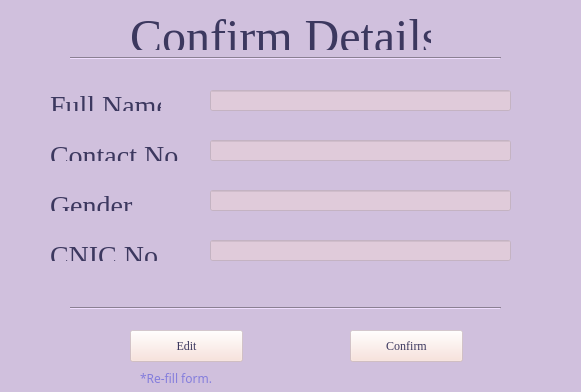
<?xml version="1.0" encoding="UTF-8"?>
<ui version="4.0">
 <class>JudgeDisplayInfo</class>
 <widget class="QWidget" name="JudgeDisplayInfo">
  <property name="geometry">
   <rect>
    <x>0</x>
    <y>0</y>
    <width>581</width>
    <height>392</height>
   </rect>
  </property>
  <property name="minimumSize">
   <size>
    <width>581</width>
    <height>392</height>
   </size>
  </property>
  <property name="maximumSize">
   <size>
    <width>581</width>
    <height>392</height>
   </size>
  </property>
  <property name="windowTitle">
   <string>Confirm Details</string>
  </property>
  <property name="styleSheet">
   <string notr="true">background-color: rgb(208, 192, 221);</string>
  </property>
  <widget class="Line" name="line">
   <property name="geometry">
    <rect>
     <x>70</x>
     <y>300</y>
     <width>431</width>
     <height>16</height>
    </rect>
   </property>
   <property name="orientation">
    <enum>Qt::Horizontal</enum>
   </property>
  </widget>
  <widget class="QPushButton" name="ConfirmDetails">
   <property name="geometry">
    <rect>
     <x>350</x>
     <y>330</y>
     <width>113</width>
     <height>32</height>
    </rect>
   </property>
   <property name="palette">
    <palette>
     <active>
      <colorrole role="WindowText">
       <brush brushstyle="SolidPattern">
        <color alpha="255">
         <red>249</red>
         <green>222</green>
         <blue>214</blue>
        </color>
       </brush>
      </colorrole>
      <colorrole role="Button">
       <brush brushstyle="SolidPattern">
        <color alpha="99">
         <red>249</red>
         <green>222</green>
         <blue>214</blue>
        </color>
       </brush>
      </colorrole>
      <colorrole role="Text">
       <brush brushstyle="SolidPattern">
        <color alpha="255">
         <red>249</red>
         <green>222</green>
         <blue>214</blue>
        </color>
       </brush>
      </colorrole>
      <colorrole role="ButtonText">
       <brush brushstyle="SolidPattern">
        <color alpha="255">
         <red>60</red>
         <green>56</green>
         <blue>95</blue>
        </color>
       </brush>
      </colorrole>
      <colorrole role="Base">
       <brush brushstyle="SolidPattern">
        <color alpha="99">
         <red>249</red>
         <green>222</green>
         <blue>214</blue>
        </color>
       </brush>
      </colorrole>
      <colorrole role="Window">
       <brush brushstyle="SolidPattern">
        <color alpha="99">
         <red>249</red>
         <green>222</green>
         <blue>214</blue>
        </color>
       </brush>
      </colorrole>
     </active>
     <inactive>
      <colorrole role="WindowText">
       <brush brushstyle="SolidPattern">
        <color alpha="255">
         <red>249</red>
         <green>222</green>
         <blue>214</blue>
        </color>
       </brush>
      </colorrole>
      <colorrole role="Button">
       <brush brushstyle="SolidPattern">
        <color alpha="99">
         <red>249</red>
         <green>222</green>
         <blue>214</blue>
        </color>
       </brush>
      </colorrole>
      <colorrole role="Text">
       <brush brushstyle="SolidPattern">
        <color alpha="255">
         <red>249</red>
         <green>222</green>
         <blue>214</blue>
        </color>
       </brush>
      </colorrole>
      <colorrole role="ButtonText">
       <brush brushstyle="SolidPattern">
        <color alpha="255">
         <red>60</red>
         <green>56</green>
         <blue>95</blue>
        </color>
       </brush>
      </colorrole>
      <colorrole role="Base">
       <brush brushstyle="SolidPattern">
        <color alpha="99">
         <red>249</red>
         <green>222</green>
         <blue>214</blue>
        </color>
       </brush>
      </colorrole>
      <colorrole role="Window">
       <brush brushstyle="SolidPattern">
        <color alpha="99">
         <red>249</red>
         <green>222</green>
         <blue>214</blue>
        </color>
       </brush>
      </colorrole>
     </inactive>
     <disabled>
      <colorrole role="WindowText">
       <brush brushstyle="SolidPattern">
        <color alpha="255">
         <red>127</red>
         <green>127</green>
         <blue>127</blue>
        </color>
       </brush>
      </colorrole>
      <colorrole role="Button">
       <brush brushstyle="SolidPattern">
        <color alpha="99">
         <red>249</red>
         <green>222</green>
         <blue>214</blue>
        </color>
       </brush>
      </colorrole>
      <colorrole role="Text">
       <brush brushstyle="SolidPattern">
        <color alpha="255">
         <red>127</red>
         <green>127</green>
         <blue>127</blue>
        </color>
       </brush>
      </colorrole>
      <colorrole role="ButtonText">
       <brush brushstyle="SolidPattern">
        <color alpha="255">
         <red>148</red>
         <green>148</green>
         <blue>148</blue>
        </color>
       </brush>
      </colorrole>
      <colorrole role="Base">
       <brush brushstyle="SolidPattern">
        <color alpha="99">
         <red>249</red>
         <green>222</green>
         <blue>214</blue>
        </color>
       </brush>
      </colorrole>
      <colorrole role="Window">
       <brush brushstyle="SolidPattern">
        <color alpha="99">
         <red>249</red>
         <green>222</green>
         <blue>214</blue>
        </color>
       </brush>
      </colorrole>
     </disabled>
    </palette>
   </property>
   <property name="font">
    <font>
     <family>Georgia</family>
    </font>
   </property>
   <property name="styleSheet">
    <string notr="true">background-color: rgb(249, 222, 214,99);</string>
   </property>
   <property name="text">
    <string>Confirm</string>
   </property>
  </widget>
  <widget class="QLabel" name="label">
   <property name="geometry">
    <rect>
     <x>130</x>
     <y>10</y>
     <width>301</width>
     <height>41</height>
    </rect>
   </property>
   <property name="font">
    <font>
     <family>Georgia</family>
    </font>
   </property>
   <property name="text">
    <string>&lt;html&gt;&lt;head/&gt;&lt;body&gt;&lt;p align=&quot;center&quot;&gt;&lt;span style=&quot; font-size:36pt; color:#3c385f;&quot;&gt;Confirm Details&lt;/span&gt;&lt;/p&gt;&lt;/body&gt;&lt;/html&gt;</string>
   </property>
  </widget>
  <widget class="QLineEdit" name="contactDisplay">
   <property name="geometry">
    <rect>
     <x>210</x>
     <y>140</y>
     <width>301</width>
     <height>21</height>
    </rect>
   </property>
   <property name="palette">
    <palette>
     <active>
      <colorrole role="WindowText">
       <brush brushstyle="SolidPattern">
        <color alpha="255">
         <red>249</red>
         <green>222</green>
         <blue>214</blue>
        </color>
       </brush>
      </colorrole>
      <colorrole role="Button">
       <brush brushstyle="SolidPattern">
        <color alpha="99">
         <red>249</red>
         <green>222</green>
         <blue>214</blue>
        </color>
       </brush>
      </colorrole>
      <colorrole role="Text">
       <brush brushstyle="SolidPattern">
        <color alpha="255">
         <red>60</red>
         <green>56</green>
         <blue>95</blue>
        </color>
       </brush>
      </colorrole>
      <colorrole role="Base">
       <brush brushstyle="SolidPattern">
        <color alpha="99">
         <red>249</red>
         <green>222</green>
         <blue>214</blue>
        </color>
       </brush>
      </colorrole>
      <colorrole role="Window">
       <brush brushstyle="SolidPattern">
        <color alpha="99">
         <red>249</red>
         <green>222</green>
         <blue>214</blue>
        </color>
       </brush>
      </colorrole>
     </active>
     <inactive>
      <colorrole role="WindowText">
       <brush brushstyle="SolidPattern">
        <color alpha="255">
         <red>249</red>
         <green>222</green>
         <blue>214</blue>
        </color>
       </brush>
      </colorrole>
      <colorrole role="Button">
       <brush brushstyle="SolidPattern">
        <color alpha="99">
         <red>249</red>
         <green>222</green>
         <blue>214</blue>
        </color>
       </brush>
      </colorrole>
      <colorrole role="Text">
       <brush brushstyle="SolidPattern">
        <color alpha="255">
         <red>60</red>
         <green>56</green>
         <blue>95</blue>
        </color>
       </brush>
      </colorrole>
      <colorrole role="Base">
       <brush brushstyle="SolidPattern">
        <color alpha="99">
         <red>249</red>
         <green>222</green>
         <blue>214</blue>
        </color>
       </brush>
      </colorrole>
      <colorrole role="Window">
       <brush brushstyle="SolidPattern">
        <color alpha="99">
         <red>249</red>
         <green>222</green>
         <blue>214</blue>
        </color>
       </brush>
      </colorrole>
     </inactive>
     <disabled>
      <colorrole role="WindowText">
       <brush brushstyle="SolidPattern">
        <color alpha="255">
         <red>127</red>
         <green>127</green>
         <blue>127</blue>
        </color>
       </brush>
      </colorrole>
      <colorrole role="Button">
       <brush brushstyle="SolidPattern">
        <color alpha="99">
         <red>249</red>
         <green>222</green>
         <blue>214</blue>
        </color>
       </brush>
      </colorrole>
      <colorrole role="Text">
       <brush brushstyle="SolidPattern">
        <color alpha="255">
         <red>127</red>
         <green>127</green>
         <blue>127</blue>
        </color>
       </brush>
      </colorrole>
      <colorrole role="Base">
       <brush brushstyle="SolidPattern">
        <color alpha="99">
         <red>249</red>
         <green>222</green>
         <blue>214</blue>
        </color>
       </brush>
      </colorrole>
      <colorrole role="Window">
       <brush brushstyle="SolidPattern">
        <color alpha="99">
         <red>249</red>
         <green>222</green>
         <blue>214</blue>
        </color>
       </brush>
      </colorrole>
     </disabled>
    </palette>
   </property>
   <property name="font">
    <font>
     <family>Georgia</family>
    </font>
   </property>
   <property name="styleSheet">
    <string notr="true">background-color: rgb(249, 222, 214,99);</string>
   </property>
   <property name="readOnly">
    <bool>true</bool>
   </property>
  </widget>
  <widget class="QLineEdit" name="cnicDisplay">
   <property name="geometry">
    <rect>
     <x>210</x>
     <y>240</y>
     <width>301</width>
     <height>21</height>
    </rect>
   </property>
   <property name="palette">
    <palette>
     <active>
      <colorrole role="Button">
       <brush brushstyle="SolidPattern">
        <color alpha="99">
         <red>249</red>
         <green>222</green>
         <blue>214</blue>
        </color>
       </brush>
      </colorrole>
      <colorrole role="Text">
       <brush brushstyle="SolidPattern">
        <color alpha="255">
         <red>60</red>
         <green>56</green>
         <blue>95</blue>
        </color>
       </brush>
      </colorrole>
      <colorrole role="Base">
       <brush brushstyle="SolidPattern">
        <color alpha="99">
         <red>249</red>
         <green>222</green>
         <blue>214</blue>
        </color>
       </brush>
      </colorrole>
      <colorrole role="Window">
       <brush brushstyle="SolidPattern">
        <color alpha="99">
         <red>249</red>
         <green>222</green>
         <blue>214</blue>
        </color>
       </brush>
      </colorrole>
     </active>
     <inactive>
      <colorrole role="Button">
       <brush brushstyle="SolidPattern">
        <color alpha="99">
         <red>249</red>
         <green>222</green>
         <blue>214</blue>
        </color>
       </brush>
      </colorrole>
      <colorrole role="Text">
       <brush brushstyle="SolidPattern">
        <color alpha="255">
         <red>60</red>
         <green>56</green>
         <blue>95</blue>
        </color>
       </brush>
      </colorrole>
      <colorrole role="Base">
       <brush brushstyle="SolidPattern">
        <color alpha="99">
         <red>249</red>
         <green>222</green>
         <blue>214</blue>
        </color>
       </brush>
      </colorrole>
      <colorrole role="Window">
       <brush brushstyle="SolidPattern">
        <color alpha="99">
         <red>249</red>
         <green>222</green>
         <blue>214</blue>
        </color>
       </brush>
      </colorrole>
     </inactive>
     <disabled>
      <colorrole role="Button">
       <brush brushstyle="SolidPattern">
        <color alpha="99">
         <red>249</red>
         <green>222</green>
         <blue>214</blue>
        </color>
       </brush>
      </colorrole>
      <colorrole role="Text">
       <brush brushstyle="SolidPattern">
        <color alpha="255">
         <red>127</red>
         <green>127</green>
         <blue>127</blue>
        </color>
       </brush>
      </colorrole>
      <colorrole role="Base">
       <brush brushstyle="SolidPattern">
        <color alpha="99">
         <red>249</red>
         <green>222</green>
         <blue>214</blue>
        </color>
       </brush>
      </colorrole>
      <colorrole role="Window">
       <brush brushstyle="SolidPattern">
        <color alpha="99">
         <red>249</red>
         <green>222</green>
         <blue>214</blue>
        </color>
       </brush>
      </colorrole>
     </disabled>
    </palette>
   </property>
   <property name="font">
    <font>
     <family>Georgia</family>
    </font>
   </property>
   <property name="styleSheet">
    <string notr="true">background-color: rgb(249, 222, 214,99);</string>
   </property>
   <property name="readOnly">
    <bool>true</bool>
   </property>
  </widget>
  <widget class="QLabel" name="label_3">
   <property name="geometry">
    <rect>
     <x>140</x>
     <y>370</y>
     <width>91</width>
     <height>16</height>
    </rect>
   </property>
   <property name="font">
    <font>
     <family>Copperplate</family>
    </font>
   </property>
   <property name="text">
    <string>&lt;html&gt;&lt;head/&gt;&lt;body&gt;&lt;p&gt;&lt;span style=&quot; color:#847ddc;&quot;&gt;*Re-fill form.&lt;/span&gt;&lt;/p&gt;&lt;/body&gt;&lt;/html&gt;</string>
   </property>
  </widget>
  <widget class="QLabel" name="label_2">
   <property name="geometry">
    <rect>
     <x>50</x>
     <y>90</y>
     <width>111</width>
     <height>21</height>
    </rect>
   </property>
   <property name="font">
    <font>
     <family>Georgia</family>
     <pointsize>21</pointsize>
    </font>
   </property>
   <property name="text">
    <string>&lt;html&gt;&lt;head/&gt;&lt;body&gt;&lt;p&gt;&lt;span style=&quot; color:#3c385f;&quot;&gt;Full Name&lt;/span&gt;&lt;/p&gt;&lt;/body&gt;&lt;/html&gt;</string>
   </property>
  </widget>
  <widget class="QLineEdit" name="genderDisplay">
   <property name="geometry">
    <rect>
     <x>210</x>
     <y>190</y>
     <width>301</width>
     <height>21</height>
    </rect>
   </property>
   <property name="palette">
    <palette>
     <active>
      <colorrole role="WindowText">
       <brush brushstyle="SolidPattern">
        <color alpha="255">
         <red>249</red>
         <green>222</green>
         <blue>214</blue>
        </color>
       </brush>
      </colorrole>
      <colorrole role="Button">
       <brush brushstyle="SolidPattern">
        <color alpha="99">
         <red>249</red>
         <green>222</green>
         <blue>214</blue>
        </color>
       </brush>
      </colorrole>
      <colorrole role="Text">
       <brush brushstyle="SolidPattern">
        <color alpha="255">
         <red>60</red>
         <green>56</green>
         <blue>95</blue>
        </color>
       </brush>
      </colorrole>
      <colorrole role="Base">
       <brush brushstyle="SolidPattern">
        <color alpha="99">
         <red>249</red>
         <green>222</green>
         <blue>214</blue>
        </color>
       </brush>
      </colorrole>
      <colorrole role="Window">
       <brush brushstyle="SolidPattern">
        <color alpha="99">
         <red>249</red>
         <green>222</green>
         <blue>214</blue>
        </color>
       </brush>
      </colorrole>
     </active>
     <inactive>
      <colorrole role="WindowText">
       <brush brushstyle="SolidPattern">
        <color alpha="255">
         <red>249</red>
         <green>222</green>
         <blue>214</blue>
        </color>
       </brush>
      </colorrole>
      <colorrole role="Button">
       <brush brushstyle="SolidPattern">
        <color alpha="99">
         <red>249</red>
         <green>222</green>
         <blue>214</blue>
        </color>
       </brush>
      </colorrole>
      <colorrole role="Text">
       <brush brushstyle="SolidPattern">
        <color alpha="255">
         <red>60</red>
         <green>56</green>
         <blue>95</blue>
        </color>
       </brush>
      </colorrole>
      <colorrole role="Base">
       <brush brushstyle="SolidPattern">
        <color alpha="99">
         <red>249</red>
         <green>222</green>
         <blue>214</blue>
        </color>
       </brush>
      </colorrole>
      <colorrole role="Window">
       <brush brushstyle="SolidPattern">
        <color alpha="99">
         <red>249</red>
         <green>222</green>
         <blue>214</blue>
        </color>
       </brush>
      </colorrole>
     </inactive>
     <disabled>
      <colorrole role="WindowText">
       <brush brushstyle="SolidPattern">
        <color alpha="255">
         <red>127</red>
         <green>127</green>
         <blue>127</blue>
        </color>
       </brush>
      </colorrole>
      <colorrole role="Button">
       <brush brushstyle="SolidPattern">
        <color alpha="99">
         <red>249</red>
         <green>222</green>
         <blue>214</blue>
        </color>
       </brush>
      </colorrole>
      <colorrole role="Text">
       <brush brushstyle="SolidPattern">
        <color alpha="255">
         <red>127</red>
         <green>127</green>
         <blue>127</blue>
        </color>
       </brush>
      </colorrole>
      <colorrole role="Base">
       <brush brushstyle="SolidPattern">
        <color alpha="99">
         <red>249</red>
         <green>222</green>
         <blue>214</blue>
        </color>
       </brush>
      </colorrole>
      <colorrole role="Window">
       <brush brushstyle="SolidPattern">
        <color alpha="99">
         <red>249</red>
         <green>222</green>
         <blue>214</blue>
        </color>
       </brush>
      </colorrole>
     </disabled>
    </palette>
   </property>
   <property name="font">
    <font>
     <family>Georgia</family>
    </font>
   </property>
   <property name="styleSheet">
    <string notr="true">background-color: rgb(249, 222, 214,99);</string>
   </property>
   <property name="readOnly">
    <bool>true</bool>
   </property>
  </widget>
  <widget class="QPushButton" name="EditDetails">
   <property name="geometry">
    <rect>
     <x>130</x>
     <y>330</y>
     <width>113</width>
     <height>32</height>
    </rect>
   </property>
   <property name="palette">
    <palette>
     <active>
      <colorrole role="WindowText">
       <brush brushstyle="SolidPattern">
        <color alpha="255">
         <red>249</red>
         <green>222</green>
         <blue>214</blue>
        </color>
       </brush>
      </colorrole>
      <colorrole role="Button">
       <brush brushstyle="SolidPattern">
        <color alpha="99">
         <red>249</red>
         <green>222</green>
         <blue>214</blue>
        </color>
       </brush>
      </colorrole>
      <colorrole role="Text">
       <brush brushstyle="SolidPattern">
        <color alpha="255">
         <red>249</red>
         <green>222</green>
         <blue>214</blue>
        </color>
       </brush>
      </colorrole>
      <colorrole role="ButtonText">
       <brush brushstyle="SolidPattern">
        <color alpha="255">
         <red>60</red>
         <green>56</green>
         <blue>95</blue>
        </color>
       </brush>
      </colorrole>
      <colorrole role="Base">
       <brush brushstyle="SolidPattern">
        <color alpha="99">
         <red>249</red>
         <green>222</green>
         <blue>214</blue>
        </color>
       </brush>
      </colorrole>
      <colorrole role="Window">
       <brush brushstyle="SolidPattern">
        <color alpha="99">
         <red>249</red>
         <green>222</green>
         <blue>214</blue>
        </color>
       </brush>
      </colorrole>
     </active>
     <inactive>
      <colorrole role="WindowText">
       <brush brushstyle="SolidPattern">
        <color alpha="255">
         <red>249</red>
         <green>222</green>
         <blue>214</blue>
        </color>
       </brush>
      </colorrole>
      <colorrole role="Button">
       <brush brushstyle="SolidPattern">
        <color alpha="99">
         <red>249</red>
         <green>222</green>
         <blue>214</blue>
        </color>
       </brush>
      </colorrole>
      <colorrole role="Text">
       <brush brushstyle="SolidPattern">
        <color alpha="255">
         <red>249</red>
         <green>222</green>
         <blue>214</blue>
        </color>
       </brush>
      </colorrole>
      <colorrole role="ButtonText">
       <brush brushstyle="SolidPattern">
        <color alpha="255">
         <red>60</red>
         <green>56</green>
         <blue>95</blue>
        </color>
       </brush>
      </colorrole>
      <colorrole role="Base">
       <brush brushstyle="SolidPattern">
        <color alpha="99">
         <red>249</red>
         <green>222</green>
         <blue>214</blue>
        </color>
       </brush>
      </colorrole>
      <colorrole role="Window">
       <brush brushstyle="SolidPattern">
        <color alpha="99">
         <red>249</red>
         <green>222</green>
         <blue>214</blue>
        </color>
       </brush>
      </colorrole>
     </inactive>
     <disabled>
      <colorrole role="WindowText">
       <brush brushstyle="SolidPattern">
        <color alpha="255">
         <red>127</red>
         <green>127</green>
         <blue>127</blue>
        </color>
       </brush>
      </colorrole>
      <colorrole role="Button">
       <brush brushstyle="SolidPattern">
        <color alpha="99">
         <red>249</red>
         <green>222</green>
         <blue>214</blue>
        </color>
       </brush>
      </colorrole>
      <colorrole role="Text">
       <brush brushstyle="SolidPattern">
        <color alpha="255">
         <red>127</red>
         <green>127</green>
         <blue>127</blue>
        </color>
       </brush>
      </colorrole>
      <colorrole role="ButtonText">
       <brush brushstyle="SolidPattern">
        <color alpha="255">
         <red>148</red>
         <green>148</green>
         <blue>148</blue>
        </color>
       </brush>
      </colorrole>
      <colorrole role="Base">
       <brush brushstyle="SolidPattern">
        <color alpha="99">
         <red>249</red>
         <green>222</green>
         <blue>214</blue>
        </color>
       </brush>
      </colorrole>
      <colorrole role="Window">
       <brush brushstyle="SolidPattern">
        <color alpha="99">
         <red>249</red>
         <green>222</green>
         <blue>214</blue>
        </color>
       </brush>
      </colorrole>
     </disabled>
    </palette>
   </property>
   <property name="font">
    <font>
     <family>Georgia</family>
    </font>
   </property>
   <property name="styleSheet">
    <string notr="true">background-color: rgb(249, 222, 214,99);</string>
   </property>
   <property name="text">
    <string>Edit</string>
   </property>
  </widget>
  <widget class="QLabel" name="label_8">
   <property name="geometry">
    <rect>
     <x>50</x>
     <y>140</y>
     <width>131</width>
     <height>21</height>
    </rect>
   </property>
   <property name="font">
    <font>
     <family>Georgia</family>
     <pointsize>21</pointsize>
    </font>
   </property>
   <property name="text">
    <string>&lt;html&gt;&lt;head/&gt;&lt;body&gt;&lt;p&gt;&lt;span style=&quot; color:#3c385f;&quot;&gt;Contact No.&lt;/span&gt;&lt;/p&gt;&lt;/body&gt;&lt;/html&gt;</string>
   </property>
  </widget>
  <widget class="QLabel" name="label_9">
   <property name="geometry">
    <rect>
     <x>50</x>
     <y>240</y>
     <width>111</width>
     <height>21</height>
    </rect>
   </property>
   <property name="font">
    <font>
     <family>Georgia</family>
     <pointsize>21</pointsize>
    </font>
   </property>
   <property name="text">
    <string>&lt;html&gt;&lt;head/&gt;&lt;body&gt;&lt;p&gt;&lt;span style=&quot; color:#3c385f;&quot;&gt;CNIC No.&lt;/span&gt;&lt;/p&gt;&lt;/body&gt;&lt;/html&gt;</string>
   </property>
  </widget>
  <widget class="QLabel" name="label_7">
   <property name="geometry">
    <rect>
     <x>50</x>
     <y>190</y>
     <width>111</width>
     <height>21</height>
    </rect>
   </property>
   <property name="font">
    <font>
     <family>Georgia</family>
     <pointsize>21</pointsize>
    </font>
   </property>
   <property name="text">
    <string>&lt;html&gt;&lt;head/&gt;&lt;body&gt;&lt;p&gt;&lt;span style=&quot; color:#3c385f;&quot;&gt;Gender&lt;/span&gt;&lt;/p&gt;&lt;/body&gt;&lt;/html&gt;</string>
   </property>
  </widget>
  <widget class="QLineEdit" name="nameDisplay">
   <property name="geometry">
    <rect>
     <x>210</x>
     <y>90</y>
     <width>301</width>
     <height>21</height>
    </rect>
   </property>
   <property name="palette">
    <palette>
     <active>
      <colorrole role="WindowText">
       <brush brushstyle="SolidPattern">
        <color alpha="255">
         <red>249</red>
         <green>222</green>
         <blue>214</blue>
        </color>
       </brush>
      </colorrole>
      <colorrole role="Button">
       <brush brushstyle="SolidPattern">
        <color alpha="99">
         <red>249</red>
         <green>222</green>
         <blue>214</blue>
        </color>
       </brush>
      </colorrole>
      <colorrole role="Text">
       <brush brushstyle="SolidPattern">
        <color alpha="255">
         <red>60</red>
         <green>56</green>
         <blue>95</blue>
        </color>
       </brush>
      </colorrole>
      <colorrole role="Base">
       <brush brushstyle="SolidPattern">
        <color alpha="99">
         <red>249</red>
         <green>222</green>
         <blue>214</blue>
        </color>
       </brush>
      </colorrole>
      <colorrole role="Window">
       <brush brushstyle="SolidPattern">
        <color alpha="99">
         <red>249</red>
         <green>222</green>
         <blue>214</blue>
        </color>
       </brush>
      </colorrole>
     </active>
     <inactive>
      <colorrole role="WindowText">
       <brush brushstyle="SolidPattern">
        <color alpha="255">
         <red>249</red>
         <green>222</green>
         <blue>214</blue>
        </color>
       </brush>
      </colorrole>
      <colorrole role="Button">
       <brush brushstyle="SolidPattern">
        <color alpha="99">
         <red>249</red>
         <green>222</green>
         <blue>214</blue>
        </color>
       </brush>
      </colorrole>
      <colorrole role="Text">
       <brush brushstyle="SolidPattern">
        <color alpha="255">
         <red>60</red>
         <green>56</green>
         <blue>95</blue>
        </color>
       </brush>
      </colorrole>
      <colorrole role="Base">
       <brush brushstyle="SolidPattern">
        <color alpha="99">
         <red>249</red>
         <green>222</green>
         <blue>214</blue>
        </color>
       </brush>
      </colorrole>
      <colorrole role="Window">
       <brush brushstyle="SolidPattern">
        <color alpha="99">
         <red>249</red>
         <green>222</green>
         <blue>214</blue>
        </color>
       </brush>
      </colorrole>
     </inactive>
     <disabled>
      <colorrole role="WindowText">
       <brush brushstyle="SolidPattern">
        <color alpha="255">
         <red>127</red>
         <green>127</green>
         <blue>127</blue>
        </color>
       </brush>
      </colorrole>
      <colorrole role="Button">
       <brush brushstyle="SolidPattern">
        <color alpha="99">
         <red>249</red>
         <green>222</green>
         <blue>214</blue>
        </color>
       </brush>
      </colorrole>
      <colorrole role="Text">
       <brush brushstyle="SolidPattern">
        <color alpha="255">
         <red>127</red>
         <green>127</green>
         <blue>127</blue>
        </color>
       </brush>
      </colorrole>
      <colorrole role="Base">
       <brush brushstyle="SolidPattern">
        <color alpha="99">
         <red>249</red>
         <green>222</green>
         <blue>214</blue>
        </color>
       </brush>
      </colorrole>
      <colorrole role="Window">
       <brush brushstyle="SolidPattern">
        <color alpha="99">
         <red>249</red>
         <green>222</green>
         <blue>214</blue>
        </color>
       </brush>
      </colorrole>
     </disabled>
    </palette>
   </property>
   <property name="font">
    <font>
     <family>Georgia</family>
    </font>
   </property>
   <property name="styleSheet">
    <string notr="true">background-color: rgb(249, 222, 214,99);</string>
   </property>
   <property name="readOnly">
    <bool>true</bool>
   </property>
  </widget>
  <widget class="Line" name="line_2">
   <property name="geometry">
    <rect>
     <x>70</x>
     <y>50</y>
     <width>431</width>
     <height>16</height>
    </rect>
   </property>
   <property name="orientation">
    <enum>Qt::Horizontal</enum>
   </property>
  </widget>
 </widget>
 <resources/>
 <connections/>
</ui>
